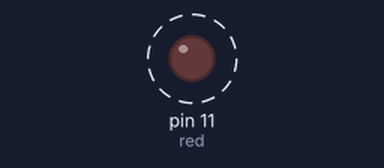
A sketch run on a simulated Arduino Uno, built with avr-gcc and run on an emulated ATmega328P. On the bench: output pins drawn as LEDs (lit = HIGH). Dashed ring = blinking.

Above: at 0.2 s.
Timing chart, 0 to 3.0 s (numbered marks = the images above):
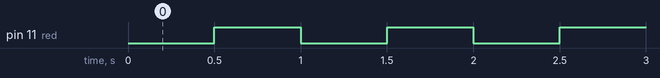

Measured:
- by itself, pin 11 (red): alternates HIGH for 0.50 s and LOW for 0.50 s

The sketch:

Blink_Program.ino
```cpp
int red = 11;

// declaring variable and assigning it to pin 11 on the arduino board

void setup() {
  pinMode(red, OUTPUT);

// configuring the variable (arduino pin) to function as a digital output
}

void loop() {
  digitalWrite(red, LOW);        // turns OFF the red led
  delay(500);                    // delays the program for 500 milliseconds
  digitalWrite(red, HIGH);       // turns ON the red led
  delay(500);                    // delays the program for 500 milliseconds
}
```
